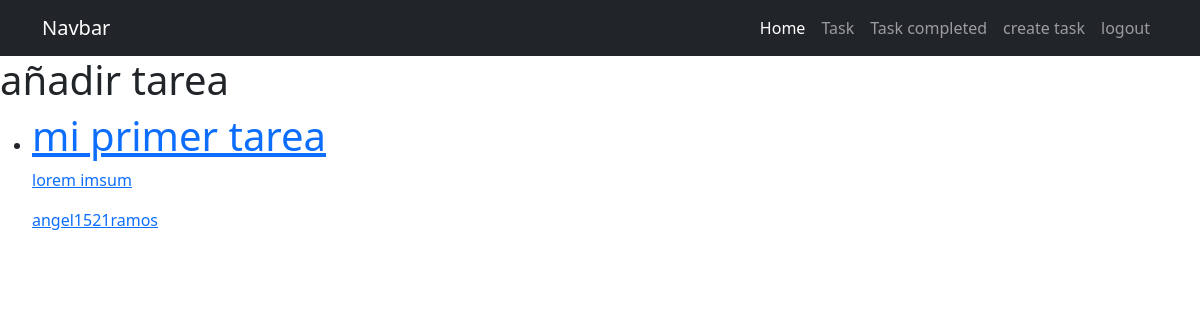
The app's page /task/visualizar/ (signed in), older data.
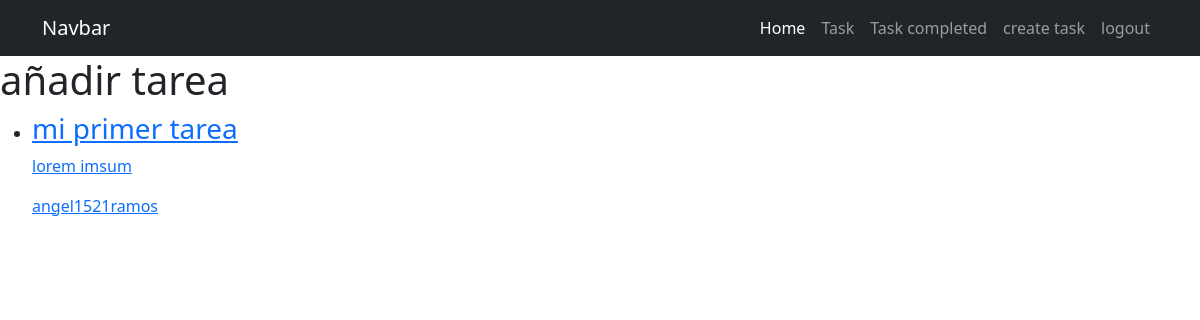
The same page, newer data.
### tasks/models.py (models this page shows, shortened)
class Task(models.Model):
    titulo = models.CharField(max_length=100)
    descripcion = models.TextField(blank=True)
    creacion = models.DateTimeField(auto_now_add=True)
    fechaCompletada = models.DateTimeField(null=True, blank=True)
    importante = models.BooleanField(default=False)
    usuario = models.ForeignKey(User, on_delete=models.CASCADE)

### tasks/views.py (the view)
# urls.py: path('task/visualizar/', views.view_task, name='task'),
@login_required
def view_task(request):
    tasks = Task.objects.filter(
        usuario=request.user, fechaCompletada__isnull=True)
    return render(request, 'task-crud/visualizar.html', {'tasks': tasks})

### tasks/templates/task-crud/visualizar.html (shortened to what this page needs)
{% extends 'base.html' %} {% block contenido %} {{error}}
<h1>añadir tarea</h1>
<ul>
  {% for x in tasks %}
  <li>
    <a href="{% url 'detail_task' x.id %}">
      {% if x.importante %}
      <h1>{{x.titulo}}</h1>
      {% else %}
      <h3>{{x.titulo}}</h3>
      {% endif %}
      <p>{{x.descripcion}}</p>
      <p>{{x.usuario.username}}</p>
    </a>
  </li>
  {% endfor %}
</ul>
{% endblock contenido %}

Row changes from the older to the newer data that the page shows:
changed Task "mi primer tarea": importante True → False (drawn)
